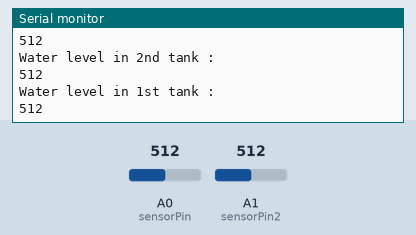
The sketch below on a simulated Arduino Uno, built with avr-gcc and run on an emulated ATmega328P. On the bench: the last lines printed to the serial monitor. Inputs (shaded band) come from the test bench; at power-on: A0 (sensorPin) = 512, A1 (sensorPin2) = 512.

Above: at 4.8 s.
4.9 s: A0 (sensorPin) set to 716
At 7.2 s:
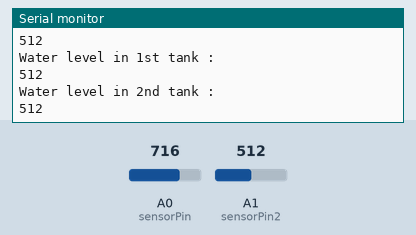
9.9 s: A1 (sensorPin2) set to 306
At 11.5 s:
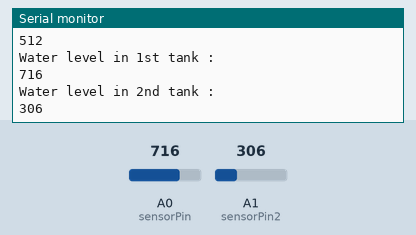
14.9 s: A0 (sensorPin) set to 900
At 17.3 s:
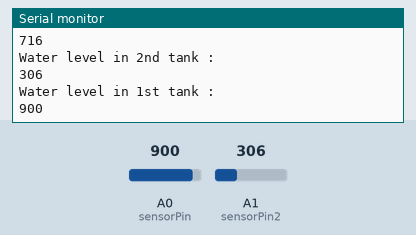
19.9 s: A1 (sensorPin2) set to 122
At 23.1 s:
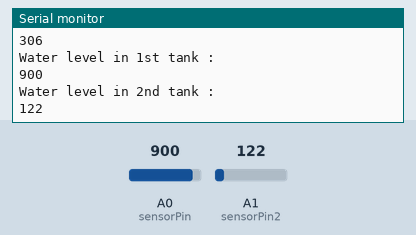
Timing chart, 0 to 24.6 s (numbered marks = the images above; inputs shaded):
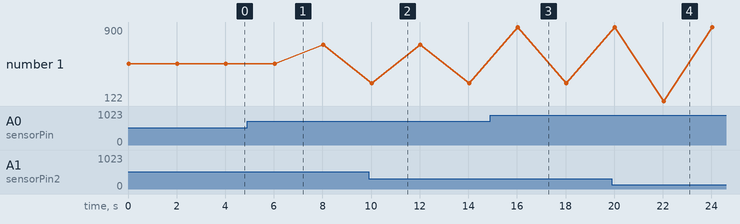

The sketch:

water_level_working2sensors_code_FINAL.ino
```cpp
#define sensorPin A0
#define sensorPin2 A1

void setup() {
  // put your setup code here, to run once:
Serial.begin(9600);
}

void loop() {
  // put your main code here, to run repeatedly:
int sensorValue = analogRead(sensorPin);

    Serial.println("Water level in 1st tank :");
    Serial.println(sensorValue);
delay(2000);

int sensorValue2 = analogRead(sensorPin2);

    Serial.println("Water level in 2nd tank :");
    Serial.println(sensorValue2);
delay(2000);


}
```

Measured:
- after the input at 9.9 s, the serial monitor: prints a new line after 0.13 s (image 2)
- after the input at 14.9 s, the serial monitor: prints a new line after 1.1 s (image 3)
- after the input at 19.9 s, the serial monitor: prints a new line after 2.1 s (image 4)
- plotted number 1: 512 → 716 after the input at 4.9 s, 716 → 306 after the input at 9.9 s
